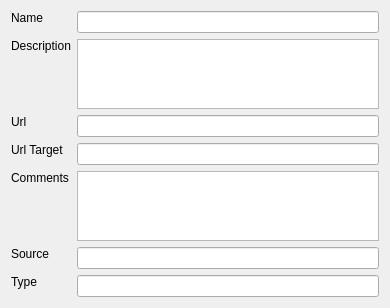
<?xml version="1.0" encoding="UTF-8"?>
<ui version="4.0">
 <class>Form</class>
 <widget class="QWidget" name="Form">
  <property name="geometry">
   <rect>
    <x>0</x>
    <y>0</y>
    <width>390</width>
    <height>300</height>
   </rect>
  </property>
  <property name="windowTitle">
   <string>Form</string>
  </property>
  <layout class="QGridLayout" name="gridLayout">
   <item row="0" column="0">
    <widget class="QLabel" name="label">
     <property name="text">
      <string>Name</string>
     </property>
     <property name="alignment">
      <set>Qt::AlignLeading|Qt::AlignLeft|Qt::AlignTop</set>
     </property>
     <property name="buddy">
      <cstring>name</cstring>
     </property>
    </widget>
   </item>
   <item row="0" column="1">
    <widget class="QLineEdit" name="name"/>
   </item>
   <item row="1" column="0">
    <widget class="QLabel" name="label_2">
     <property name="text">
      <string>Description</string>
     </property>
     <property name="alignment">
      <set>Qt::AlignLeading|Qt::AlignLeft|Qt::AlignTop</set>
     </property>
     <property name="buddy">
      <cstring>description</cstring>
     </property>
    </widget>
   </item>
   <item row="2" column="0">
    <widget class="QLabel" name="label_3">
     <property name="text">
      <string>Url</string>
     </property>
     <property name="alignment">
      <set>Qt::AlignLeading|Qt::AlignLeft|Qt::AlignTop</set>
     </property>
     <property name="buddy">
      <cstring>url_name</cstring>
     </property>
    </widget>
   </item>
   <item row="2" column="1">
    <widget class="QLineEdit" name="url_name"/>
   </item>
   <item row="3" column="0">
    <widget class="QLabel" name="label_4">
     <property name="text">
      <string>Url Target</string>
     </property>
     <property name="alignment">
      <set>Qt::AlignLeading|Qt::AlignLeft|Qt::AlignTop</set>
     </property>
     <property name="buddy">
      <cstring>url</cstring>
     </property>
    </widget>
   </item>
   <item row="3" column="1">
    <widget class="QLineEdit" name="url"/>
   </item>
   <item row="4" column="0">
    <widget class="QLabel" name="label_5">
     <property name="text">
      <string>Comments</string>
     </property>
     <property name="alignment">
      <set>Qt::AlignLeading|Qt::AlignLeft|Qt::AlignTop</set>
     </property>
     <property name="buddy">
      <cstring>comments</cstring>
     </property>
    </widget>
   </item>
   <item row="5" column="0">
    <widget class="QLabel" name="label_6">
     <property name="text">
      <string>Source</string>
     </property>
     <property name="alignment">
      <set>Qt::AlignLeading|Qt::AlignLeft|Qt::AlignTop</set>
     </property>
     <property name="buddy">
      <cstring>source</cstring>
     </property>
    </widget>
   </item>
   <item row="5" column="1">
    <widget class="QLineEdit" name="source"/>
   </item>
   <item row="6" column="0">
    <widget class="QLabel" name="label_7">
     <property name="text">
      <string>Type</string>
     </property>
     <property name="alignment">
      <set>Qt::AlignLeading|Qt::AlignLeft|Qt::AlignTop</set>
     </property>
     <property name="buddy">
      <cstring>type</cstring>
     </property>
    </widget>
   </item>
   <item row="6" column="1">
    <widget class="QLineEdit" name="type"/>
   </item>
   <item row="1" column="1">
    <widget class="QPlainTextEdit" name="description"/>
   </item>
   <item row="4" column="1">
    <widget class="QPlainTextEdit" name="comments"/>
   </item>
  </layout>
 </widget>
 <resources/>
 <connections/>
</ui>
